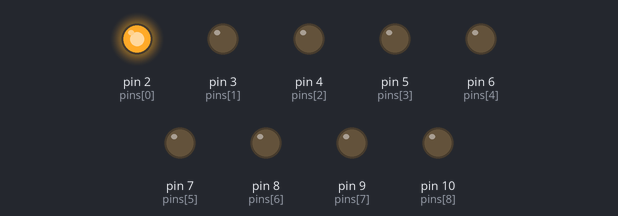
This sketch was run on a simulated Arduino Uno, built with avr-gcc and run on an emulated ATmega328P. On the bench: output pins drawn as LEDs (lit = HIGH). What the sketch prints to the serial monitor is not drawn.

Above: at 0.1 s.
At 4.1 s:
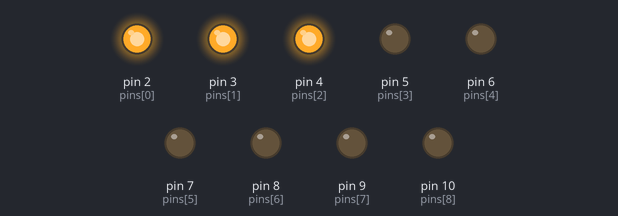
At 8.1 s:
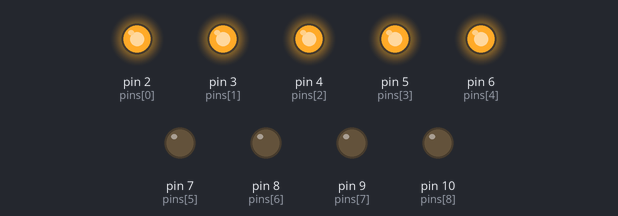
At 18.1 s:
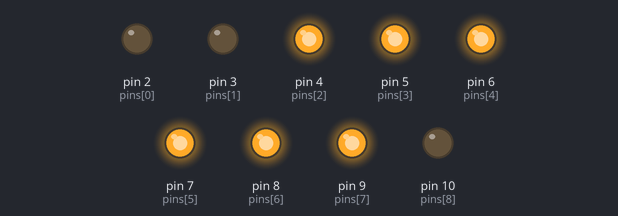
At 28.1 s:
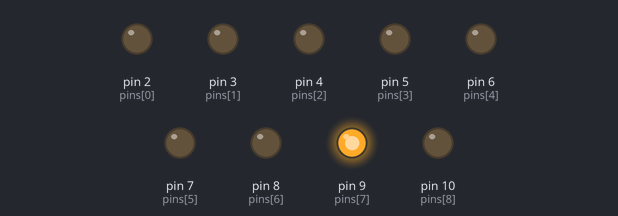
At 38.1 s:
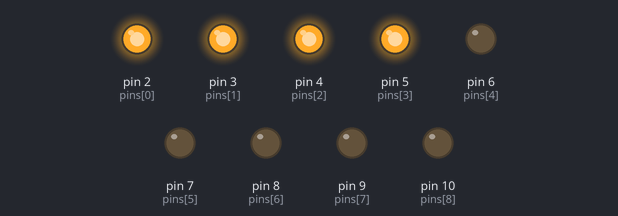
Timing chart, 0 to 39.6 s (numbered marks = the images above):
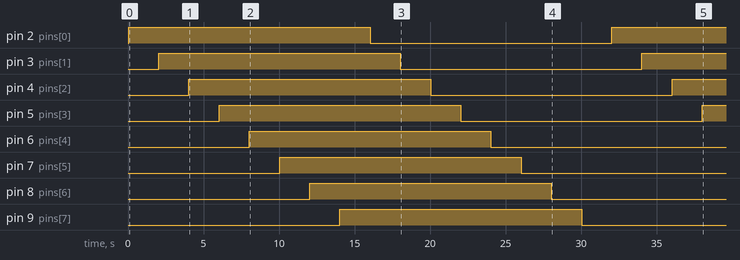

The sketch:

sketch_jan13b.ino
```cpp
int pins[9]={2,3,4,5,6,7,8,9,10};
void setup() {
  Serial.begin(9600);
for (int i=0;i <=8;i++)
{
 pinMode(pins[i], OUTPUT);
 Serial.print("i ");
 Serial.print(i);
 Serial.print(" pin ");
 Serial.println(pins[i]);

}
}
void loop() {
  for (int i=0;i<8;i++)
  {
     digitalWrite(pins[i],HIGH);
     delay(2000);
  }
  for (int i=0;i<8;i++)
  {
     digitalWrite(pins[i],LOW);
     delay(2000);
  }

  }
```

Measured:
- by itself, pin 2 (pins[0]): LOW → HIGH at 0.04 s, → LOW 16.0 s later, → HIGH 16.0 s later
- by itself, pin 3 (pins[1]): LOW → HIGH at 2.0 s, → LOW 16.0 s later, → HIGH 16.0 s later
- by itself, pin 4 (pins[2]): LOW → HIGH at 4.0 s, → LOW 16.0 s later, → HIGH 16.0 s later
- by itself, pin 5 (pins[3]): LOW → HIGH at 6.0 s, → LOW 16.0 s later, → HIGH 16.0 s later
- by itself, pin 6 (pins[4]): LOW → HIGH at 8.0 s, → LOW 16.0 s later
- by itself, pin 7 (pins[5]): LOW → HIGH at 10.0 s, → LOW 16.0 s later
- by itself, pin 8 (pins[6]): LOW → HIGH at 12.0 s, → LOW 16.0 s later
- by itself, pin 9 (pins[7]): LOW → HIGH at 14.0 s, → LOW 16.0 s later
